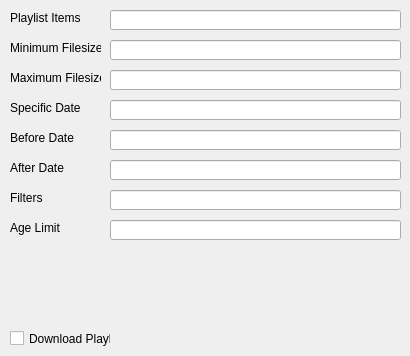
    <widget class="QWidget" name="video_tab">
     <attribute name="title">
      <string>Video</string>
     </attribute>
     <widget class="QLineEdit" name="playlist_items_input">
      <property name="geometry">
       <rect>
        <x>110</x>
        <y>10</y>
        <width>291</width>
        <height>20</height>
       </rect>
      </property>
     </widget>
     <widget class="QLineEdit" name="minimum_filesize_input">
      <property name="geometry">
       <rect>
        <x>110</x>
        <y>40</y>
        <width>291</width>
        <height>20</height>
       </rect>
      </property>
     </widget>
     <widget class="QLineEdit" name="maximum_filesize_input">
      <property name="geometry">
       <rect>
        <x>110</x>
        <y>70</y>
        <width>291</width>
        <height>20</height>
       </rect>
      </property>
     </widget>
     <widget class="QLineEdit" name="specific_date_input">
      <property name="geometry">
       <rect>
        <x>110</x>
        <y>100</y>
        <width>291</width>
        <height>20</height>
       </rect>
      </property>
     </widget>
     <widget class="QLineEdit" name="before_date_input">
      <property name="geometry">
       <rect>
        <x>110</x>
        <y>130</y>
        <width>291</width>
        <height>20</height>
       </rect>
      </property>
     </widget>
     <widget class="QLineEdit" name="after_date_input">
      <property name="geometry">
       <rect>
        <x>110</x>
        <y>160</y>
        <width>291</width>
        <height>20</height>
       </rect>
      </property>
     </widget>
     <widget class="QLabel" name="playlist_items_label">
      <property name="geometry">
       <rect>
        <x>10</x>
        <y>10</y>
        <width>71</width>
        <height>16</height>
       </rect>
      </property>
      <property name="toolTip">
       <string>&lt;html&gt;&lt;head/&gt;&lt;body&gt;&lt;p&gt;&lt;span style=&quot; font-family:'ui-monospace','SFMono-Regular','SF Mono','Menlo','Consolas','Liberation Mono','monospace'; color:#c9d1d9; background-color:transparent;&quot;&gt;Comma separated playlist_index of the videos to download. You can specify a range using &amp;quot;[START]:[STOP][:STEP]&amp;quot;. For backward compatibility, START-STOP is also supported. Use negative indices to count from the right and negative STEP to download in reverse order. Eg: &amp;quot;-I 1:3,7,-5::2&amp;quot; used on a playlist of size 15 will download the videos at index 1,2,3,7,11,13,15&lt;/span&gt;&lt;/p&gt;&lt;/body&gt;&lt;/html&gt;</string>
      </property>
      <property name="whatsThis">
       <string>&lt;html&gt;&lt;head/&gt;&lt;body&gt;&lt;p&gt;&lt;span style=&quot; font-family:'ui-monospace','SFMono-Regular','SF Mono','Menlo','Consolas','Liberation Mono','monospace'; color:#c9d1d9; background-color:transparent;&quot;&gt;Comma separated playlist_index of the videos to download. You can specify a range using &amp;quot;[START]:[STOP][:STEP]&amp;quot;. For backward compatibility, START-STOP is also supported. Use negative indices to count from the right and negative STEP to download in reverse order. Eg: &amp;quot;-I 1:3,7,-5::2&amp;quot; used on a playlist of size 15 will download the videos at index 1,2,3,7,11,13,15&lt;/span&gt;&lt;/p&gt;&lt;/body&gt;&lt;/html&gt;</string>
      </property>
      <property name="styleSheet">
       <string notr="true">background-color: transparent;</string>
      </property>
      <property name="text">
       <string>Playlist Items</string>
      </property>
     </widget>
     <widget class="QLabel" name="minimum_filesize_label">
      <property name="geometry">
       <rect>
        <x>10</x>
        <y>40</y>
        <width>91</width>
        <height>16</height>
       </rect>
      </property>
      <property name="toolTip">
       <string>&lt;html&gt;&lt;head/&gt;&lt;body&gt;&lt;pre style=&quot; margin-top:0px; margin-bottom:0px; margin-left:0px; margin-right:0px; -qt-block-indent:0; text-indent:0px; line-height:145%;&quot;&gt;&lt;span style=&quot; font-family:'ui-monospace','SFMono-Regular','SF Mono','Menlo','Consolas','Liberation Mono','monospace'; color:#c9d1d9; background-color:transparent;&quot;&gt;Do not download any videos smaller than SIZE (e.g. 50k or 44.6m)&lt;/span&gt;&lt;/pre&gt;&lt;/body&gt;&lt;/html&gt;</string>
      </property>
      <property name="whatsThis">
       <string>&lt;html&gt;&lt;head/&gt;&lt;body&gt;&lt;p&gt;&lt;span style=&quot; font-family:'ui-monospace','SFMono-Regular','SF Mono','Menlo','Consolas','Liberation Mono','monospace'; color:#c9d1d9; background-color:transparent;&quot;&gt;Do not download any videos smaller than SIZE (e.g. 50k or 44.6m)&lt;/span&gt;&lt;/p&gt;&lt;/body&gt;&lt;/html&gt;</string>
      </property>
      <property name="styleSheet">
       <string notr="true">background-color: transparent;
</string>
      </property>
      <property name="text">
       <string>Minimum Filesize</string>
      </property>
     </widget>
     <widget class="QLabel" name="maximum_filesize_label">
      <property name="geometry">
       <rect>
        <x>10</x>
        <y>70</y>
        <width>91</width>
        <height>16</height>
       </rect>
      </property>
      <property name="toolTip">
       <string>&lt;html&gt;&lt;head/&gt;&lt;body&gt;&lt;pre style=&quot; margin-top:0px; margin-bottom:0px; margin-left:0px; margin-right:0px; -qt-block-indent:0; text-indent:0px; line-height:145%;&quot;&gt;&lt;span style=&quot; font-family:'ui-monospace','SFMono-Regular','SF Mono','Menlo','Consolas','Liberation Mono','monospace'; color:#c9d1d9; background-color:transparent;&quot;&gt;Do not download any videos larger than SIZE (e.g. 50k or 44.6m)&lt;/span&gt;&lt;/pre&gt;&lt;/body&gt;&lt;/html&gt;</string>
      </property>
      <property name="whatsThis">
       <string>&lt;html&gt;&lt;head/&gt;&lt;body&gt;&lt;pre style=&quot; margin-top:0px; margin-bottom:0px; margin-left:0px; margin-right:0px; -qt-block-indent:0; text-indent:0px; line-height:145%;&quot;&gt;&lt;span style=&quot; font-family:'ui-monospace','SFMono-Regular','SF Mono','Menlo','Consolas','Liberation Mono','monospace'; color:#c9d1d9; background-color:transparent;&quot;&gt;Do not download any videos larger than SIZE (e.g. 50k or 44.6m)&lt;/span&gt;&lt;/pre&gt;&lt;/body&gt;&lt;/html&gt;</string>
      </property>
      <property name="styleSheet">
       <string notr="true">background-color: transparent;</string>
      </property>
      <property name="text">
       <string>Maximum Filesize</string>
      </property>
     </widget>
     <widget class="QLabel" name="specific_date_label">
      <property name="geometry">
       <rect>
        <x>10</x>
        <y>100</y>
        <width>71</width>
        <height>16</height>
       </rect>
      </property>
      <property name="toolTip">
       <string>&lt;html&gt;&lt;head/&gt;&lt;body&gt;&lt;p&gt;&lt;span style=&quot; font-family:'ui-monospace','SFMono-Regular','SF Mono','Menlo','Consolas','Liberation Mono','monospace'; color:#c9d1d9; background-color:transparent;&quot;&gt;Download only videos uploaded on this date. The date can be &amp;quot;YYYYMMDD&amp;quot; or in the format  [now|today|yesterday][-N[day|week|month|year]]. Eg: --date today-2weeks&lt;/span&gt;&lt;/p&gt;&lt;/body&gt;&lt;/html&gt;</string>
      </property>
      <property name="whatsThis">
       <string>&lt;html&gt;&lt;head/&gt;&lt;body&gt;&lt;p&gt;&lt;span style=&quot; font-family:'ui-monospace','SFMono-Regular','SF Mono','Menlo','Consolas','Liberation Mono','monospace'; color:#c9d1d9; background-color:transparent;&quot;&gt;Download only videos uploaded on this date. The date can be &amp;quot;YYYYMMDD&amp;quot; or in the format  [now|today|yesterday][-N[day|week|month|year]]. Eg: --date today-2weeks&lt;/span&gt;&lt;/p&gt;&lt;/body&gt;&lt;/html&gt;</string>
      </property>
      <property name="styleSheet">
       <string notr="true">background-color: transparent;</string>
      </property>
      <property name="text">
       <string>Specific Date </string>
      </property>
     </widget>
     <widget class="QLabel" name="before_date_label">
      <property name="geometry">
       <rect>
        <x>10</x>
        <y>130</y>
        <width>71</width>
        <height>16</height>
       </rect>
      </property>
      <property name="toolTip">
       <string>&lt;html&gt;&lt;head/&gt;&lt;body&gt;&lt;p&gt;&lt;span style=&quot; font-family:'ui-monospace','SFMono-Regular','SF Mono','Menlo','Consolas','Liberation Mono','monospace'; color:#c9d1d9; background-color:transparent;&quot;&gt;Download only videos uploaded on or before this date. The date formats accepted is the same as &amp;quot;Specific Date&amp;quot;&lt;/span&gt;&lt;/p&gt;&lt;/body&gt;&lt;/html&gt;</string>
      </property>
      <property name="whatsThis">
       <string>&lt;html&gt;&lt;head/&gt;&lt;body&gt;&lt;p&gt;&lt;span style=&quot; font-family:'ui-monospace','SFMono-Regular','SF Mono','Menlo','Consolas','Liberation Mono','monospace'; color:#c9d1d9; background-color:transparent;&quot;&gt;Download only videos uploaded on or before this date. The date formats accepted is the same as &amp;quot;Specific Date&amp;quot;&lt;/span&gt;&lt;/p&gt;&lt;/body&gt;&lt;/html&gt;</string>
      </property>
      <property name="styleSheet">
       <string notr="true">background-color: transparent;</string>
      </property>
      <property name="text">
       <string>Before Date</string>
      </property>
     </widget>
     <widget class="QLabel" name="after_date_label">
      <property name="geometry">
       <rect>
        <x>10</x>
        <y>160</y>
        <width>71</width>
        <height>16</height>
       </rect>
      </property>
      <property name="toolTip">
       <string>&lt;html&gt;&lt;head/&gt;&lt;body&gt;&lt;p&gt;&lt;span style=&quot; font-family:'ui-monospace','SFMono-Regular','SF Mono','Menlo','Consolas','Liberation Mono','monospace'; color:#c9d1d9; background-color:transparent;&quot;&gt;Download only videos uploaded on or after this date. The date formats accepted is the same as &amp;quot;Specific Date&amp;quot;&lt;/span&gt;&lt;/p&gt;&lt;/body&gt;&lt;/html&gt;</string>
      </property>
      <property name="whatsThis">
       <string>&lt;html&gt;&lt;head/&gt;&lt;body&gt;&lt;p&gt;&lt;span style=&quot; font-family:'ui-monospace','SFMono-Regular','SF Mono','Menlo','Consolas','Liberation Mono','monospace'; color:#c9d1d9; background-color:transparent;&quot;&gt;Download only videos uploaded on or after this date. The date formats accepted is the same as &amp;quot;Specific Date&amp;quot;&lt;/span&gt;&lt;/p&gt;&lt;/body&gt;&lt;/html&gt;</string>
      </property>
      <property name="styleSheet">
       <string notr="true">background-color: transparent;</string>
      </property>
      <property name="text">
       <string>After Date</string>
      </property>
     </widget>
     <widget class="QLabel" name="filters_label">
      <property name="geometry">
       <rect>
        <x>10</x>
        <y>190</y>
        <width>71</width>
        <height>16</height>
       </rect>
      </property>
      <property name="toolTip">
       <string>&lt;html&gt;&lt;head/&gt;&lt;body&gt;&lt;pre style=&quot; margin-top:0px; margin-bottom:0px; margin-left:0px; margin-right:0px; -qt-block-indent:0; text-indent:0px; line-height:145%;&quot;&gt;&lt;span style=&quot; font-family:'ui-monospace','SFMono-Regular','SF Mono','Menlo','Consolas','Liberation Mono','monospace'; color:#c9d1d9; background-color:transparent;&quot;&gt;Generic video filter. Any &amp;quot;OUTPUT TEMPLATE&amp;quot;&lt;/span&gt;&lt;/pre&gt;&lt;pre style=&quot; margin-top:0px; margin-bottom:0px; margin-left:0px; margin-right:0px; -qt-block-indent:0; text-indent:0px; line-height:145%;&quot;&gt;&lt;span style=&quot; font-family:'ui-monospace','SFMono-Regular','SF Mono','Menlo','Consolas','Liberation Mono','monospace'; color:#c9d1d9; background-color:transparent;&quot;&gt;                                field can be compared with a number or a&lt;/span&gt;&lt;/pre&gt;&lt;pre style=&quot; margin-top:0px; margin-bottom:0px; margin-left:0px; margin-right:0px; -qt-block-indent:0; text-indent:0px; line-height:145%;&quot;&gt;&lt;span style=&quot; font-family:'ui-monospace','SFMono-Regular','SF Mono','Menlo','Consolas','Liberation Mono','monospace'; color:#c9d1d9; background-color:transparent;&quot;&gt;                                string using the operators defined in&lt;/span&gt;&lt;/pre&gt;&lt;pre style=&quot; margin-top:0px; margin-bottom:0px; margin-left:0px; margin-right:0px; -qt-block-indent:0; text-indent:0px; line-height:145%;&quot;&gt;&lt;span style=&quot; font-family:'ui-monospace','SFMono-Regular','SF Mono','Menlo','Consolas','Liberation Mono','monospace'; color:#c9d1d9; background-color:transparent;&quot;&gt;                                &amp;quot;Filtering formats&amp;quot;. You can also simply&lt;/span&gt;&lt;/pre&gt;&lt;pre style=&quot; margin-top:0px; margin-bottom:0px; margin-left:0px; margin-right:0px; -qt-block-indent:0; text-indent:0px; line-height:145%;&quot;&gt;&lt;span style=&quot; font-family:'ui-monospace','SFMono-Regular','SF Mono','Menlo','Consolas','Liberation Mono','monospace'; color:#c9d1d9; background-color:transparent;&quot;&gt;                                specify a field to match if the field is&lt;/span&gt;&lt;/pre&gt;&lt;pre style=&quot; margin-top:0px; margin-bottom:0px; margin-left:0px; margin-right:0px; -qt-block-indent:0; text-indent:0px; line-height:145%;&quot;&gt;&lt;span style=&quot; font-family:'ui-monospace','SFMono-Regular','SF Mono','Menlo','Consolas','Liberation Mono','monospace'; color:#c9d1d9; background-color:transparent;&quot;&gt;                                present, use &amp;quot;!field&amp;quot; to check if the field&lt;/span&gt;&lt;/pre&gt;&lt;pre style=&quot; margin-top:0px; margin-bottom:0px; margin-left:0px; margin-right:0px; -qt-block-indent:0; text-indent:0px; line-height:145%;&quot;&gt;&lt;span style=&quot; font-family:'ui-monospace','SFMono-Regular','SF Mono','Menlo','Consolas','Liberation Mono','monospace'; color:#c9d1d9; background-color:transparent;&quot;&gt;                                is not present, and &amp;quot;&amp;amp;&amp;quot; to check multiple&lt;/span&gt;&lt;/pre&gt;&lt;pre style=&quot; margin-top:0px; margin-bottom:0px; margin-left:0px; margin-right:0px; -qt-block-indent:0; text-indent:0px; line-height:145%;&quot;&gt;&lt;span style=&quot; font-family:'ui-monospace','SFMono-Regular','SF Mono','Menlo','Consolas','Liberation Mono','monospace'; color:#c9d1d9; background-color:transparent;&quot;&gt;                                conditions. Use a &amp;quot;\&amp;quot; to escape &amp;quot;&amp;amp;&amp;quot; or&lt;/span&gt;&lt;/pre&gt;&lt;pre style=&quot; margin-top:0px; margin-bottom:0px; margin-left:0px; margin-right:0px; -qt-block-indent:0; text-indent:0px; line-height:145%;&quot;&gt;&lt;span style=&quot; font-family:'ui-monospace','SFMono-Regular','SF Mono','Menlo','Consolas','Liberation Mono','monospace'; color:#c9d1d9; background-color:transparent;&quot;&gt;                                quotes if needed. If used multiple times,&lt;/span&gt;&lt;/pre&gt;&lt;pre style=&quot; margin-top:0px; margin-bottom:0px; margin-left:0px; margin-right:0px; -qt-block-indent:0; text-indent:0px; line-height:145%;&quot;&gt;&lt;span style=&quot; font-family:'ui-monospace','SFMono-Regular','SF Mono','Menlo','Consolas','Liberation Mono','monospace'; color:#c9d1d9; background-color:transparent;&quot;&gt;                                the filter matches if atleast one of the&lt;/span&gt;&lt;/pre&gt;&lt;pre style=&quot; margin-top:0px; margin-bottom:0px; margin-left:0px; margin-right:0px; -qt-block-indent:0; text-indent:0px; line-height:145%;&quot;&gt;&lt;span style=&quot; font-family:'ui-monospace','SFMono-Regular','SF Mono','Menlo','Consolas','Liberation Mono','monospace'; color:#c9d1d9; background-color:transparent;&quot;&gt;                                conditions are met. Eg: --match-filter&lt;/span&gt;&lt;/pre&gt;&lt;pre style=&quot; margin-top:0px; margin-bottom:0px; margin-left:0px; margin-right:0px; -qt-block-indent:0; text-indent:0px; line-height:145%;&quot;&gt;&lt;span style=&quot; font-family:'ui-monospace','SFMono-Regular','SF Mono','Menlo','Consolas','Liberation Mono','monospace'; color:#c9d1d9; background-color:transparent;&quot;&gt;                                !is_live --match-filter &amp;quot;like_count&amp;gt;?100 &amp;amp;&lt;/span&gt;&lt;/pre&gt;&lt;pre style=&quot; margin-top:0px; margin-bottom:0px; margin-left:0px; margin-right:0px; -qt-block-indent:0; text-indent:0px; line-height:145%;&quot;&gt;&lt;span style=&quot; font-family:'ui-monospace','SFMono-Regular','SF Mono','Menlo','Consolas','Liberation Mono','monospace'; color:#c9d1d9; background-color:transparent;&quot;&gt;                                description~='(?i)\bcats \&amp;amp; dogs\b'&amp;quot; matches&lt;/span&gt;&lt;/pre&gt;&lt;pre style=&quot; margin-top:0px; margin-bottom:0px; margin-left:0px; margin-right:0px; -qt-block-indent:0; text-indent:0px; line-height:145%;&quot;&gt;&lt;span style=&quot; font-family:'ui-monospace','SFMono-Regular','SF Mono','Menlo','Consolas','Liberation Mono','monospace'; color:#c9d1d9; background-color:transparent;&quot;&gt;                                only videos that are not live OR those that&lt;/span&gt;&lt;/pre&gt;&lt;pre style=&quot; margin-top:0px; margin-bottom:0px; margin-left:0px; margin-right:0px; -qt-block-indent:0; text-indent:0px; line-height:145%;&quot;&gt;&lt;span style=&quot; font-family:'ui-monospace','SFMono-Regular','SF Mono','Menlo','Consolas','Liberation Mono','monospace'; color:#c9d1d9; background-color:transparent;&quot;&gt;                                have a like count more than 100 (or the like&lt;/span&gt;&lt;/pre&gt;&lt;pre style=&quot; margin-top:0px; margin-bottom:0px; margin-left:0px; margin-right:0px; -qt-block-indent:0; text-indent:0px; line-height:145%;&quot;&gt;&lt;span style=&quot; font-family:'ui-monospace','SFMono-Regular','SF Mono','Menlo','Consolas','Liberation Mono','monospace'; color:#c9d1d9; background-color:transparent;&quot;&gt;                                field is not available) and also has a&lt;/span&gt;&lt;/pre&gt;&lt;pre style=&quot; margin-top:0px; margin-bottom:0px; margin-left:0px; margin-right:0px; -qt-block-indent:0; text-indent:0px; line-height:145%;&quot;&gt;&lt;span style=&quot; font-family:'ui-monospace','SFMono-Regular','SF Mono','Menlo','Consolas','Liberation Mono','monospace'; color:#c9d1d9; background-color:transparent;&quot;&gt;                                description that contains the phrase &amp;quot;cats &amp;amp;&lt;/span&gt;&lt;/pre&gt;&lt;pre style=&quot; margin-top:0px; margin-bottom:0px; margin-left:0px; margin-right:0px; -qt-block-indent:0; text-indent:0px; line-height:145%;&quot;&gt;&lt;span style=&quot; font-family:'ui-monospace','SFMono-Regular','SF Mono','Menlo','Consolas','Liberation Mono','monospace'; color:#c9d1d9; background-color:transparent;&quot;&gt;                                dogs&amp;quot; (caseless). Use &amp;quot;--match-filter -&amp;quot; to&lt;/span&gt;&lt;/pre&gt;&lt;pre style=&quot; margin-top:0px; margin-bottom:0px; margin-left:0px; margin-right:0px; -qt-block-indent:0; text-indent:0px; line-height:145%;&quot;&gt;&lt;span style=&quot; font-family:'ui-monospace','SFMono-Regular','SF Mono','Menlo','Consolas','Liberation Mono','monospace'; color:#c9d1d9; background-color:transparent;&quot;&gt;                                interactively ask whether to download each&lt;/span&gt;&lt;/pre&gt;&lt;pre style=&quot; margin-top:0px; margin-bottom:16px; margin-left:0px; margin-right:0px; -qt-block-indent:0; text-indent:0px; line-height:145%;&quot;&gt;&lt;span style=&quot; font-family:'ui-monospace','SFMono-Regular','SF Mono','Menlo','Consolas','Liberation Mono','monospace'; color:#c9d1d9; background-color:transparent;&quot;&gt;                                video&lt;/span&gt;&lt;/pre&gt;&lt;/body&gt;&lt;/html&gt;</string>
      </property>
      <property name="whatsThis">
       <string>&lt;html&gt;&lt;head/&gt;&lt;body&gt;&lt;p&gt;&lt;span style=&quot; font-family:'ui-monospace','SFMono-Regular','SF Mono','Menlo','Consolas','Liberation Mono','monospace'; color:#c9d1d9; background-color:transparent;&quot;&gt;Generic video filter. Any &amp;quot;OUTPUT TEMPLATE&amp;quot;&lt;/span&gt;&lt;/p&gt;&lt;pre style=&quot; margin-top:0px; margin-bottom:0px; margin-left:0px; margin-right:0px; -qt-block-indent:0; text-indent:0px; line-height:145%;&quot;&gt;&lt;span style=&quot; font-family:'ui-monospace','SFMono-Regular','SF Mono','Menlo','Consolas','Liberation Mono','monospace'; color:#c9d1d9; background-color:transparent;&quot;&gt;                                field can be compared with a number or a&lt;/span&gt;&lt;/pre&gt;&lt;pre style=&quot; margin-top:0px; margin-bottom:0px; margin-left:0px; margin-right:0px; -qt-block-indent:0; text-indent:0px; line-height:145%;&quot;&gt;&lt;span style=&quot; font-family:'ui-monospace','SFMono-Regular','SF Mono','Menlo','Consolas','Liberation Mono','monospace'; color:#c9d1d9; background-color:transparent;&quot;&gt;                                string using the operators defined in&lt;/span&gt;&lt;/pre&gt;&lt;pre style=&quot; margin-top:0px; margin-bottom:0px; margin-left:0px; margin-right:0px; -qt-block-indent:0; text-indent:0px; line-height:145%;&quot;&gt;&lt;span style=&quot; font-family:'ui-monospace','SFMono-Regular','SF Mono','Menlo','Consolas','Liberation Mono','monospace'; color:#c9d1d9; background-color:transparent;&quot;&gt;                                &amp;quot;Filtering formats&amp;quot;. You can also simply&lt;/span&gt;&lt;/pre&gt;&lt;pre style=&quot; margin-top:0px; margin-bottom:0px; margin-left:0px; margin-right:0px; -qt-block-indent:0; text-indent:0px; line-height:145%;&quot;&gt;&lt;span style=&quot; font-family:'ui-monospace','SFMono-Regular','SF Mono','Menlo','Consolas','Liberation Mono','monospace'; color:#c9d1d9; background-color:transparent;&quot;&gt;                                specify a field to match if the field is&lt;/span&gt;&lt;/pre&gt;&lt;pre style=&quot; margin-top:0px; margin-bottom:0px; margin-left:0px; margin-right:0px; -qt-block-indent:0; text-indent:0px; line-height:145%;&quot;&gt;&lt;span style=&quot; font-family:'ui-monospace','SFMono-Regular','SF Mono','Menlo','Consolas','Liberation Mono','monospace'; color:#c9d1d9; background-color:transparent;&quot;&gt;                                present, use &amp;quot;!field&amp;quot; to check if the field&lt;/span&gt;&lt;/pre&gt;&lt;pre style=&quot; margin-top:0px; margin-bottom:0px; margin-left:0px; margin-right:0px; -qt-block-indent:0; text-indent:0px; line-height:145%;&quot;&gt;&lt;span style=&quot; font-family:'ui-monospace','SFMono-Regular','SF Mono','Menlo','Consolas','Liberation Mono','monospace'; color:#c9d1d9; background-color:transparent;&quot;&gt;                                is not present, and &amp;quot;&amp;amp;&amp;quot; to check multiple&lt;/span&gt;&lt;/pre&gt;&lt;pre style=&quot; margin-top:0px; margin-bottom:0px; margin-left:0px; margin-right:0px; -qt-block-indent:0; text-indent:0px; line-height:145%;&quot;&gt;&lt;span style=&quot; font-family:'ui-monospace','SFMono-Regular','SF Mono','Menlo','Consolas','Liberation Mono','monospace'; color:#c9d1d9; background-color:transparent;&quot;&gt;                                conditions. Use a &amp;quot;\&amp;quot; to escape &amp;quot;&amp;amp;&amp;quot; or&lt;/span&gt;&lt;/pre&gt;&lt;pre style=&quot; margin-top:0px; margin-bottom:0px; margin-left:0px; margin-right:0px; -qt-block-indent:0; text-indent:0px; line-height:145%;&quot;&gt;&lt;span style=&quot; font-family:'ui-monospace','SFMono-Regular','SF Mono','Menlo','Consolas','Liberation Mono','monospace'; color:#c9d1d9; background-color:transparent;&quot;&gt;                                quotes if needed. If used multiple times,&lt;/span&gt;&lt;/pre&gt;&lt;pre style=&quot; margin-top:0px; margin-bottom:0px; margin-left:0px; margin-right:0px; -qt-block-indent:0; text-indent:0px; line-height:145%;&quot;&gt;&lt;span style=&quot; font-family:'ui-monospace','SFMono-Regular','SF Mono','Menlo','Consolas','Liberation Mono','monospace'; color:#c9d1d9; background-color:transparent;&quot;&gt;                                the filter matches if atleast one of the&lt;/span&gt;&lt;/pre&gt;&lt;pre style=&quot; margin-top:0px; margin-bottom:0px; margin-left:0px; margin-right:0px; -qt-block-indent:0; text-indent:0px; line-height:145%;&quot;&gt;&lt;span style=&quot; font-family:'ui-monospace','SFMono-Regular','SF Mono','Menlo','Consolas','Liberation Mono','monospace'; color:#c9d1d9; background-color:transparent;&quot;&gt;                                conditions are met. Eg: --match-filter&lt;/span&gt;&lt;/pre&gt;&lt;pre style=&quot; margin-top:0px; margin-bottom:0px; margin-left:0px; margin-right:0px; -qt-block-indent:0; text-indent:0px; line-height:145%;&quot;&gt;&lt;span style=&quot; font-family:'ui-monospace','SFMono-Regular','SF Mono','Menlo','Consolas','Liberation Mono','monospace'; color:#c9d1d9; background-color:transparent;&quot;&gt;                                !is_live --match-filter &amp;quot;like_count&amp;gt;?100 &amp;amp;&lt;/span&gt;&lt;/pre&gt;&lt;pre style=&quot; margin-top:0px; margin-bottom:0px; margin-left:0px; margin-right:0px; -qt-block-indent:0; text-indent:0px; line-height:145%;&quot;&gt;&lt;span style=&quot; font-family:'ui-monospace','SFMono-Regular','SF Mono','Menlo','Consolas','Liberation Mono','monospace'; color:#c9d1d9; background-color:transparent;&quot;&gt;                                description~='(?i)\bcats \&amp;amp; dogs\b'&amp;quot; matches&lt;/span&gt;&lt;/pre&gt;&lt;pre style=&quot; margin-top:0px; margin-bottom:0px; margin-left:0px; margin-right:0px; -qt-block-indent:0; text-indent:0px; line-height:145%;&quot;&gt;&lt;span style=&quot; font-family:'ui-monospace','SFMono-Regular','SF Mono','Menlo','Consolas','Liberation Mono','monospace'; color:#c9d1d9; background-color:transparent;&quot;&gt;                                only videos that are not live OR those that&lt;/span&gt;&lt;/pre&gt;&lt;pre style=&quot; margin-top:0px; margin-bottom:0px; margin-left:0px; margin-right:0px; -qt-block-indent:0; text-indent:0px; line-height:145%;&quot;&gt;&lt;span style=&quot; font-family:'ui-monospace','SFMono-Regular','SF Mono','Menlo','Consolas','Liberation Mono','monospace'; color:#c9d1d9; background-color:transparent;&quot;&gt;                                have a like count more than 100 (or the like&lt;/span&gt;&lt;/pre&gt;&lt;pre style=&quot; margin-top:0px; margin-bottom:0px; margin-left:0px; margin-right:0px; -qt-block-indent:0; text-indent:0px; line-height:145%;&quot;&gt;&lt;span style=&quot; font-family:'ui-monospace','SFMono-Regular','SF Mono','Menlo','Consolas','Liberation Mono','monospace'; color:#c9d1d9; background-color:transparent;&quot;&gt;                                field is not available) and also has a&lt;/span&gt;&lt;/pre&gt;&lt;pre style=&quot; margin-top:0px; margin-bottom:0px; margin-left:0px; margin-right:0px; -qt-block-indent:0; text-indent:0px; line-height:145%;&quot;&gt;&lt;span style=&quot; font-family:'ui-monospace','SFMono-Regular','SF Mono','Menlo','Consolas','Liberation Mono','monospace'; color:#c9d1d9; background-color:transparent;&quot;&gt;                                description that contains the phrase &amp;quot;cats &amp;amp;&lt;/span&gt;&lt;/pre&gt;&lt;pre style=&quot; margin-top:0px; margin-bottom:0px; margin-left:0px; margin-right:0px; -qt-block-indent:0; text-indent:0px; line-height:145%;&quot;&gt;&lt;span style=&quot; font-family:'ui-monospace','SFMono-Regular','SF Mono','Menlo','Consolas','Liberation Mono','monospace'; color:#c9d1d9; background-color:transparent;&quot;&gt;                                dogs&amp;quot; (caseless). Use &amp;quot;--match-filter -&amp;quot; to&lt;/span&gt;&lt;/pre&gt;&lt;pre style=&quot; margin-top:0px; margin-bottom:0px; margin-left:0px; margin-right:0px; -qt-block-indent:0; text-indent:0px; line-height:145%;&quot;&gt;&lt;span style=&quot; font-family:'ui-monospace','SFMono-Regular','SF Mono','Menlo','Consolas','Liberation Mono','monospace'; color:#c9d1d9; background-color:transparent;&quot;&gt;                                interactively ask whether to download each&lt;/span&gt;&lt;/pre&gt;&lt;pre style=&quot; margin-top:0px; margin-bottom:16px; margin-left:0px; margin-right:0px; -qt-block-indent:0; text-indent:0px; line-height:145%;&quot;&gt;&lt;span style=&quot; font-family:'ui-monospace','SFMono-Regular','SF Mono','Menlo','Consolas','Liberation Mono','monospace'; color:#c9d1d9; background-color:transparent;&quot;&gt;                                video&lt;/span&gt;&lt;/pre&gt;&lt;/body&gt;&lt;/html&gt;</string>
      </property>
      <property name="styleSheet">
       <string notr="true">background-color: transparent;</string>
      </property>
      <property name="text">
       <string>Filters</string>
      </property>
     </widget>
     <widget class="QLineEdit" name="filters_input">
      <property name="geometry">
       <rect>
        <x>110</x>
        <y>190</y>
        <width>291</width>
        <height>20</height>
       </rect>
      </property>
     </widget>
     <widget class="QCheckBox" name="download_playlist_checkBox">
      <property name="geometry">
       <rect>
        <x>10</x>
        <y>330</y>
        <width>101</width>
        <height>17</height>
       </rect>
      </property>
      <property name="toolTip">
       <string>&lt;html&gt;&lt;head/&gt;&lt;body&gt;&lt;pre style=&quot; margin-top:0px; margin-bottom:0px; margin-left:0px; margin-right:0px; -qt-block-indent:0; text-indent:0px; line-height:145%;&quot;&gt;&lt;span style=&quot; font-family:'ui-monospace','SFMono-Regular','SF Mono','Menlo','Consolas','Liberation Mono','monospace'; color:#c9d1d9; background-color:transparent;&quot;&gt;Download the playlist, if the URL refers to a video and a playlist&lt;/span&gt;&lt;/pre&gt;&lt;/body&gt;&lt;/html&gt;</string>
      </property>
      <property name="whatsThis">
       <string>&lt;html&gt;&lt;head/&gt;&lt;body&gt;&lt;pre style=&quot; margin-top:0px; margin-bottom:0px; margin-left:0px; margin-right:0px; -qt-block-indent:0; text-indent:0px; line-height:145%;&quot;&gt;&lt;span style=&quot; font-family:'ui-monospace','SFMono-Regular','SF Mono','Menlo','Consolas','Liberation Mono','monospace'; color:#c9d1d9; background-color:transparent;&quot;&gt;Download the playlist, if the URL refers to a video and a playlist&lt;/span&gt;&lt;/pre&gt;&lt;/body&gt;&lt;/html&gt;</string>
      </property>
      <property name="text">
       <string>Download Playlist</string>
      </property>
     </widget>
     <widget class="QLineEdit" name="age_limit_input">
      <property name="geometry">
       <rect>
        <x>110</x>
        <y>220</y>
        <width>291</width>
        <height>20</height>
       </rect>
      </property>
     </widget>
     <widget class="QLabel" name="age_limit_label">
      <property name="geometry">
       <rect>
        <x>10</x>
        <y>220</y>
        <width>71</width>
        <height>16</height>
       </rect>
      </property>
      <property name="toolTip">
       <string>&lt;html&gt;&lt;head/&gt;&lt;body&gt;&lt;pre style=&quot; margin-top:0px; margin-bottom:0px; margin-left:0px; margin-right:0px; -qt-block-indent:0; text-indent:0px; line-height:145%;&quot;&gt;&lt;span style=&quot; font-family:'ui-monospace','SFMono-Regular','SF Mono','Menlo','Consolas','Liberation Mono','monospace'; color:#c9d1d9; background-color:transparent;&quot;&gt;Download only videos suitable for the given age&lt;/span&gt;&lt;/pre&gt;&lt;/body&gt;&lt;/html&gt;</string>
      </property>
      <property name="whatsThis">
       <string>&lt;html&gt;&lt;head/&gt;&lt;body&gt;&lt;p&gt;&lt;span style=&quot; font-family:'ui-monospace','SFMono-Regular','SF Mono','Menlo','Consolas','Liberation Mono','monospace'; color:#c9d1d9; background-color:transparent;&quot;&gt;Download only videos suitable for the given age&lt;/span&gt;&lt;/p&gt;&lt;/body&gt;&lt;/html&gt;</string>
      </property>
      <property name="styleSheet">
       <string notr="true">background-color: transparent;</string>
      </property>
      <property name="text">
       <string>Age Limit</string>
      </property>
     </widget>
    </widget>
